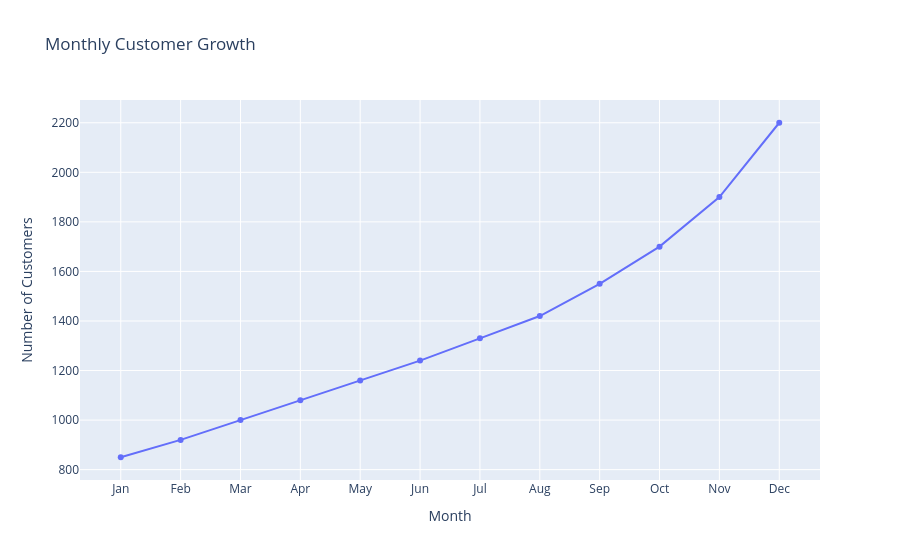

This figure's notebook cell:
### Code cell
# CUSTOMER GROWTH
fig = px.line(x=months, y=customers, markers=True, title="Monthly Customer Growth", labels={"x": "Month", "y": "Number of Customers"})
fig.show()

### Figure 1 — Plotly figure (JSON) as saved in the notebook; plotly's stock layout.template omitted (floating-point values rounded to 4 significant figures)
{"data": [{"hovertemplate": "Month=%{x}<br>Number of Customers=%{y}<extra></extra>", "legendgroup": "", "line": {"color": "#636efa", "dash": "solid"}, "marker": {"symbol": "circle"}, "mode": "lines+markers", "name": "", "orientation": "v", "showlegend": false, "type": "scatter", "x": ["Jan", "Feb", "Mar", "Apr", "May", "Jun", "Jul", "Aug", "Sep", "Oct", "Nov", "Dec"], "xaxis": "x", "y": [850, 920, 1000, 1080, 1160, 1240, 1330, 1420, 1550, 1700, 1900, 2200], "yaxis": "y"}], "layout": {"legend": {"tracegroupgap": 0}, "title": {"text": "Monthly Customer Growth"}, "xaxis": {"anchor": "y", "domain": [0, 1], "title": {"text": "Month"}}, "yaxis": {"anchor": "x", "domain": [0, 1], "title": {"text": "Number of Customers"}}}}
